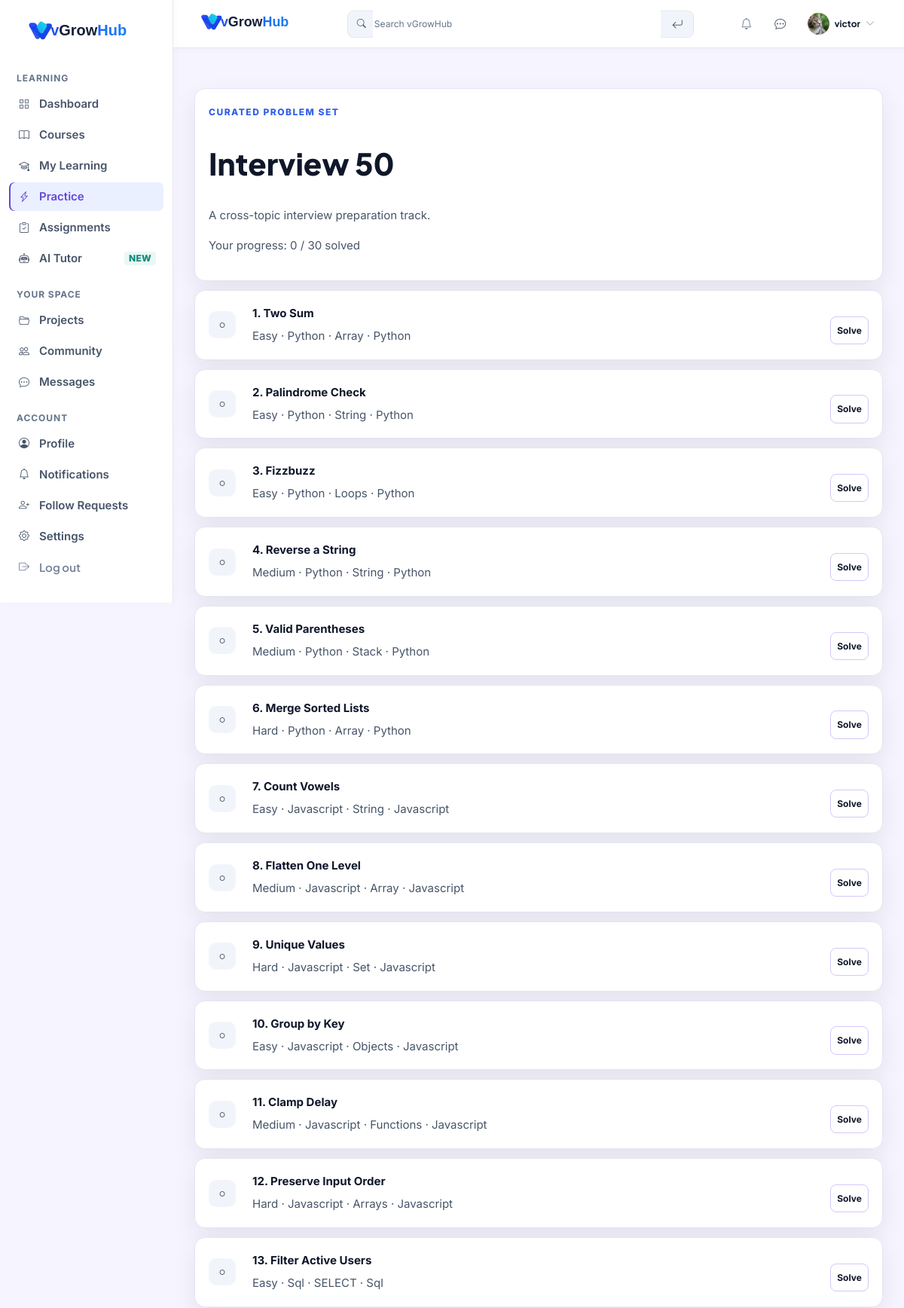
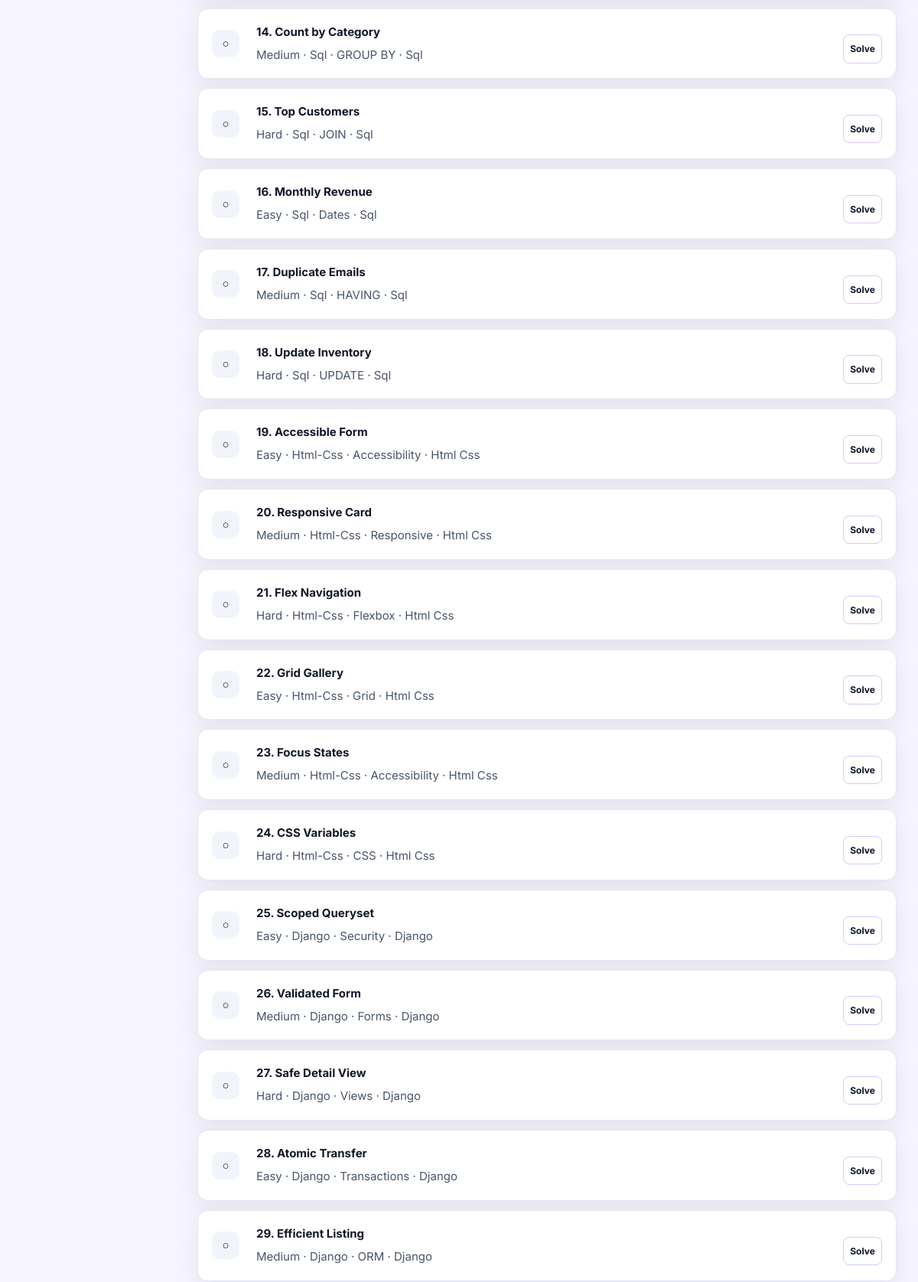
Page /practice/problem-sets/interview-50/ (signed in, upper part) on the committed database (2 pictures, top to bottom).
### blog/models.py (models this page shows, shortened)
class UserProfile(models.Model):
    GOAL_CHOICES = [
        ('full_stack', 'Python Full Stack Developer'),
        ('django', 'Django Developer'),
        ('data', 'Data Analyst'),
        ('interview', 'Interview Prep'),
        ('web', 'Web Basics'),
    ]
    PLAN_CHOICES = [
        ('free', 'Free'),
        ('premium', 'Premium'),
    ]
    THEME_PREFERENCE_CHOICES = [
        ('light', 'Light'),
        ('dark', 'Dark'),
        ('system', 'System'),
    ]
    user = models.OneToOneField(
        User,
        on_delete=models.CASCADE,
        related_name='profile_data'
    )
    display_name = models.CharField(
        max_length=150,
        blank=True,
        default=''
    )
    headline = models.CharField(max_length=160, blank=True)
    location = models.CharField(max_length=120, blank=True)
    bio = models.TextField(max_length=2000, blank=True)
    skills = models.JSONField(default=list, blank=True)
    github_url = models.URLField(blank=True)
    linkedin_url = models.URLField(blank=True)
    portfolio_url = models.URLField(blank=True)
    profile_banner = models.ImageField(upload_to='profile_banners/', blank=True, null=True)
    font_size = models.CharField(max_length=10, choices=(('small', 'Small'), ('default', 'Default'), ('large', 'Large')), default='default')
    reduce_motion = models.BooleanField(default=False)
    swipe_navigation = models.BooleanField(default=False)
    timezone_name = models.CharField(max_length=64, default='UTC')
    language_preference = models.CharField(max_length=12, default='en')
    notify_follows = models.BooleanField(default=True)
    notify_messages = models.BooleanField(default=True)
    notify_community = models.BooleanField(default=True)
    notify_assignments = models.BooleanField(default=True)
    notify_system = models.BooleanField(default=True)
    email_notifications = models.BooleanField(default=False)
    quiet_hours_start = models.TimeField(null=True, blank=True)
    quiet_hours_end = models.TimeField(null=True, blank=True)
    desktop_notifications = models.BooleanField(default=False)
    plan = models.CharField(
        max_length=10,
        choices=PLAN_CHOICES,
        default='free',
    )
    plan_expires_at = models.DateTimeField(null=True, blank=True)
    subscription_plan = models.ForeignKey(
        SubscriptionPlan,
        on_delete=models.SET_NULL,
        related_name='subscribers',
        null=True,
        blank=True,
    )
    theme_preference = models.CharField(
        max_length=10,
        choices=THEME_PREFERENCE_CHOICES,
        default='light',
    )
    notification_sound = models.BooleanField(default=False)
    message_sound = models.BooleanField(default=False)
    WHO_CAN_MESSAGE_CHOICES = [
        ('everyone', 'Everyone'),
        ('followers', 'People who follow me or whom I follow'),
        ('mutual', 'Mutual followers'),
        ('nobody', 'Nobody'),
    ]
    who_can_message = models.CharField(
        max_length=12,
        choices=WHO_CAN_MESSAGE_CHOICES,
        default='mutual',
    )
    is_online_visible = models.BooleanField(default=True)
    profile_picture = models.ImageField(
        upload_to='profile_pictures/',
        blank=True,
        null=True
    )
    is_private = models.BooleanField(
        default=False
    )
    leaderboard_opt_in = models.BooleanField(default=False)
    show_public_badges = models.BooleanField(default=True)
    is_test_account = models.BooleanField(default=False)
    DAILY_TASK_GOAL_CHOICES = [
        (1, '1 task'),
        (3, '3 tasks'),
        (5, '5 tasks'),
    ]
    daily_task_goal = models.PositiveSmallIntegerField(
        choices=DAILY_TASK_GOAL_CHOICES,
        default=3,
    )
    goal = models.CharField(
        max_length=20,
        choices=GOAL_CHOICES,
        blank=True,
        null=True
    )
    onboarding_completed = models.BooleanField(
        default=True
    )
    is_deactivated = models.BooleanField(
        default=False
    )
    deactivated_at = models.DateTimeField(
        null=True,
        blank=True,
    )
    deletion_requested_at = models.DateTimeField(
        null=True,
        blank=True,
    )
    scheduled_deletion_at = models.DateTimeField(
        null=True,
        blank=True,
    )
    created_at = models.DateTimeField(
        auto_now_add=True
    )
    updated_at = models.DateTimeField(
        auto_now=True
    )

class PracticeProblemSet(models.Model):
    title = models.CharField(max_length=160)
    slug = models.SlugField(max_length=180, unique=True)
    description = models.TextField(blank=True)
    problems = models.ManyToManyField(PracticeProblem, related_name='problem_sets', blank=True)
    active = models.BooleanField(default=True)
    created_at = models.DateTimeField(auto_now_add=True)
    updated_at = models.DateTimeField(auto_now=True)
    class Meta:
        ordering = ['title']

class PracticeProblem(models.Model):
    DIFFICULTY_CHOICES = [
        ('EASY', 'Easy'),
        ('MEDIUM', 'Medium'),
        ('HARD', 'Hard'),
    ]
    slug = models.SlugField(max_length=120, unique=True)
    title = models.CharField(max_length=200)
    description = models.TextField()
    difficulty = models.CharField(max_length=10, choices=DIFFICULTY_CHOICES)
    category = models.CharField(max_length=40, default='python')
    tags = models.JSONField(default=list, blank=True)
    function_name = models.CharField(max_length=100)
    starter_code = models.JSONField(default=dict)
    example = models.JSONField(default=dict, blank=True)
    constraints = models.JSONField(default=list, blank=True)
    hints = models.JSONField(default=list, blank=True)
    editorial = models.TextField(blank=True)
    public_tests = models.JSONField(default=list)
    hidden_tests = models.JSONField(default=list)
    active = models.BooleanField(default=True)
    created_at = models.DateTimeField(auto_now_add=True)
    updated_at = models.DateTimeField(auto_now=True)
    class Meta:
        ordering = ['id']

### blog/views.py (the view)
@login_required
def practice_problem_set_detail(request, slug):
    problem_set = get_object_or_404(PracticeProblemSet, slug=slug, active=True)
    problems = problem_set.problems.filter(active=True).order_by('id')
    progress = {
        item.problem_id: item.status
        for item in PracticeProgress.objects.filter(user=request.user, problem__in=problems)
    }
    rows = [{'problem': problem, 'status': progress.get(problem.id, 'NOT_ATTEMPTED')} for problem in problems]
    return render(request, 'blog/practice_problem_set_detail.html', {
        'problem_set': problem_set,
        'problems': rows,
        'solved_count': sum(row['status'] == 'SOLVED' for row in rows),
    })

### templates/blog/practice_problem_set_detail.html (shortened to what this page needs)
{% extends "blog/base.html" %}
{% load static %}
{% block extra_css %}
<link rel="stylesheet" href="{% static 'css/practice.css' %}">
{% endblock %}
{% block content %}
<div class="practice-subpage">
  <section class="set-header">
    <div class="eyebrow">Curated problem set</div>
    <h1>{{ problem_set.title }}</h1>
    <p>{{ problem_set.description }}</p>
    <p>Your progress: {{ solved_count }} / {{ problems|length }} solved</p>
  </section>
  {% for row in problems %}
  <article class="problem-row">
    <div class="state">{% if row.status == 'SOLVED' %}✓{% elif row.status == 'ATTEMPTED' %}◐{% else %}○{% endif %}</div>
    <div><strong>{{ forloop.counter }}. {{ row.problem.title }}</strong><p>{{ row.problem.get_difficulty_display }} · {{ row.problem.category|title }}{% for tag in row.problem.tags %} · {{ tag }}{% endfor %}</p></div>
    <a class="tool-btn" href="{% url 'blog:practice' %}?problem={{ row.problem.slug }}">{% if row.status == 'SOLVED' %}Review{% elif row.status == 'ATTEMPTED' %}Continue{% else %}Solve{% endif %}</a>
  </article>
  {% empty %}<p>No active problems are assigned to this set yet.</p>{% endfor %}
</div>
{% endblock %}

### templates/blog/includes/navbar.html (shortened to what this page needs)
{% load static %}
<nav class="top-navbar">
    <div class="top-navbar-left">
        <a href="{% if user.is_authenticated %}{% url 'blog:dashboard' %}{% else %}{% url 'blog:blogpage' %}{% endif %}"
            class="navbar-brand">
            <img class="site-logo site-logo--nav" src="{% static 'images/vgrowhub-logo.svg' %}" alt="{{ SITE_NAME }}">
        </a>
    </div>
    <div class="workspace-search-shell">
        <form class="workspace-search" action="{% url 'blog:blogpage' %}" method="get" role="search" aria-label="Global search">
            <i class="bi bi-search" aria-hidden="true"></i>
            <input type="search" id="globalSearchInput" name="search" value="{{ request.GET.search }}"
                placeholder="Search vGrowHub" aria-label="Search vGrowHub" autocomplete="off">
            <button type="submit" class="workspace-search-submit" aria-label="Search">
                <i class="bi bi-arrow-return-left" aria-hidden="true"></i>
            </button>
        </form>
    </div>
    <div class="top-navbar-right">
        {% if user.is_authenticated %}
        <a href="{% url 'blog:notifications' %}" class="navbar-action-button navbar-notifications" aria-label="Notifications"
            title="Notifications">
            <i class="bi bi-bell" aria-hidden="true"></i>
        </a>
        <a href="{% url 'blog:messages' %}" class="navbar-action-button navbar-messages" aria-label="Messages" title="Messages">
            <i class="bi bi-chat-dots" aria-hidden="true"></i>
        </a>
        <div class="navbar-user-menu">
            <button type="button" class="navbar-user" id="userMenuToggle" aria-label="Open user menu" aria-haspopup="menu" aria-expanded="false" aria-controls="userDropdown">
                {% if user.profile_data.profile_picture %}
                <img class="navbar-avatar" src="{{ user.profile_data.profile_picture.url }}" alt="" aria-hidden="true" style="object-fit:cover;">
                {% else %}
                <div class="navbar-avatar" aria-hidden="true">{{ user.username|first|upper }}</div>
                {% endif %}
                <span class="navbar-user-name">{{ user.username }}</span>
                <i class="bi bi-chevron-down" aria-hidden="true"></i>
            </button>
        </div>
        {% else %}
        <a href="{% url 'blog:login' %}" class="navbar-auth-link">Sign in</a>
        <a href="{% url 'blog:signup' %}" class="navbar-join-link">Get started</a>
        {% endif %}
    </div>
</nav>

### rows in the picture
PracticeProblemSet: title "Interview 50", description "A cross-topic interview preparation track."
PracticeProblem: problem "Two Sum", problem.difficulty "Easy", problem.category "Python", tags "Array" "Python"
PracticeProblem: problem "Palindrome Check", problem.difficulty "Easy", problem.category "Python", tags "String" "Python"
PracticeProblem: problem "Fizzbuzz", problem.difficulty "Easy", problem.category "Python", tags "Loops" "Python"
PracticeProblem: problem "Reverse a String", problem.difficulty "Medium", problem.category "Python", tags "String" "Python"
PracticeProblem: problem "Valid Parentheses", problem.difficulty "Medium", problem.category "Python", tags "Stack" "Python"
PracticeProblem: problem "Merge Sorted Lists", problem.difficulty "Hard", problem.category "Python", tags "Array" "Python"
PracticeProblem: problem "Count Vowels", problem.difficulty "Easy", problem.category "Javascript", tags "String" "Javascript"
PracticeProblem: problem "Flatten One Level", problem.difficulty "Medium", problem.category "Javascript", tags "Array" "Javascript"
PracticeProblem: problem "Unique Values", problem.difficulty "Hard", problem.category "Javascript", tags "Set" "Javascript"
PracticeProblem: problem "Group by Key", problem.difficulty "Easy", problem.category "Javascript", tags "Objects" "Javascript"
PracticeProblem: problem "Clamp Delay", problem.difficulty "Medium", problem.category "Javascript", tags "Functions" "Javascript"
PracticeProblem: problem "Preserve Input Order", problem.difficulty "Hard", problem.category "Javascript", tags "Arrays" "Javascript"
PracticeProblem: problem "Filter Active Users", problem.difficulty "Easy", problem.category "Sql", tags "SELECT" "Sql"
PracticeProblem: problem "Count by Category", problem.difficulty "Medium", problem.category "Sql", tags "GROUP BY" "Sql"
PracticeProblem: problem "Top Customers", problem.difficulty "Hard", problem.category "Sql", tags "JOIN" "Sql"
PracticeProblem: problem "Monthly Revenue", problem.difficulty "Easy", problem.category "Sql", tags "Dates" "Sql"
PracticeProblem: problem "Duplicate Emails", problem.difficulty "Medium", problem.category "Sql", tags "HAVING" "Sql"
PracticeProblem: problem "Update Inventory", problem.difficulty "Hard", problem.category "Sql", tags "UPDATE" "Sql"
PracticeProblem: problem "Accessible Form", problem.difficulty "Easy", problem.category "Html-Css", tags "Accessibility" "Html Css"
PracticeProblem: problem "Responsive Card", problem.difficulty "Medium", problem.category "Html-Css", tags "Responsive" "Html Css"
PracticeProblem: problem "Flex Navigation", problem.difficulty "Hard", problem.category "Html-Css", tags "Flexbox" "Html Css"
PracticeProblem: problem "Grid Gallery", problem.difficulty "Easy", problem.category "Html-Css", tags "Grid" "Html Css"
PracticeProblem: problem "Focus States", problem.difficulty "Medium", problem.category "Html-Css", tags "Accessibility" "Html Css"
PracticeProblem: problem "CSS Variables", problem.difficulty "Hard", problem.category "Html-Css", tags "CSS" "Html Css"
PracticeProblem: problem "Scoped Queryset", problem.difficulty "Easy", problem.category "Django", tags "Security" "Django"
PracticeProblem: problem "Validated Form", problem.difficulty "Medium", problem.category "Django", tags "Forms" "Django"
PracticeProblem: problem "Safe Detail View", problem.difficulty "Hard", problem.category "Django", tags "Views" "Django"
PracticeProblem: problem "Atomic Transfer", problem.difficulty "Easy", problem.category "Django", tags "Transactions" "Django"
PracticeProblem: problem "Efficient Listing", problem.difficulty "Medium", problem.category "Django", tags "ORM" "Django"

### other values in the picture
{{ user.username }} "victor"
{{ solved_count }} "0"
{{ problems|length }} "30"
